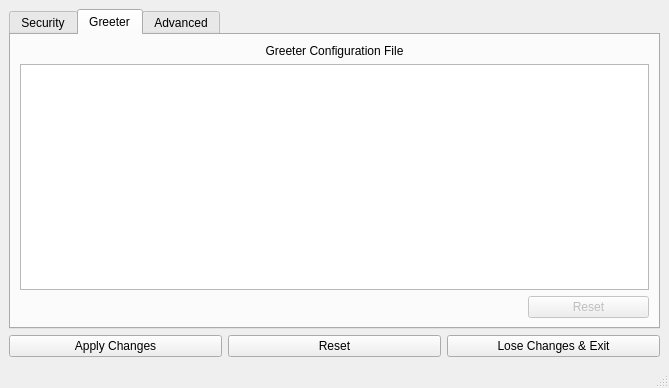
<?xml version="1.0" encoding="UTF-8"?>
<ui version="4.0">
 <class>mnwMain</class>
 <widget class="QMainWindow" name="mnwMain">
  <property name="enabled">
   <bool>true</bool>
  </property>
  <property name="geometry">
   <rect>
    <x>0</x>
    <y>0</y>
    <width>669</width>
    <height>388</height>
   </rect>
  </property>
  <property name="sizePolicy">
   <sizepolicy hsizetype="Minimum" vsizetype="Minimum">
    <horstretch>0</horstretch>
    <verstretch>0</verstretch>
   </sizepolicy>
  </property>
  <property name="focusPolicy">
   <enum>Qt::NoFocus</enum>
  </property>
  <property name="windowTitle">
   <string>Chrubix</string>
  </property>
  <property name="unifiedTitleAndToolBarOnMac">
   <bool>true</bool>
  </property>
  <widget class="QWidget" name="centralwidget">
   <layout class="QGridLayout" name="gridLayout_3">
    <item row="1" column="2">
     <widget class="QPushButton" name="btnExitWithoutSaving">
      <property name="layoutDirection">
       <enum>Qt::LeftToRight</enum>
      </property>
      <property name="text">
       <string>Lose Changes &amp;&amp; Exit</string>
      </property>
      <property name="icon">
       <iconset resource="resources.qrc">
        <normaloff>:/filequit.png</normaloff>:/filequit.png</iconset>
      </property>
     </widget>
    </item>
    <item row="1" column="0">
     <widget class="QPushButton" name="btnApplyAppChanges">
      <property name="text">
       <string>Apply Changes</string>
      </property>
      <property name="icon">
       <iconset resource="resources.qrc">
        <normaloff>:/filesave.png</normaloff>:/filesave.png</iconset>
      </property>
     </widget>
    </item>
    <item row="0" column="0" colspan="3">
     <widget class="QTabWidget" name="tabWidget">
      <property name="sizePolicy">
       <sizepolicy hsizetype="Preferred" vsizetype="Preferred">
        <horstretch>0</horstretch>
        <verstretch>0</verstretch>
       </sizepolicy>
      </property>
      <property name="currentIndex">
       <number>1</number>
      </property>
      <property name="usesScrollButtons">
       <bool>false</bool>
      </property>
      <widget class="QWidget" name="tabSecurity">
       <attribute name="title">
        <string>Security</string>
       </attribute>
       <layout class="QGridLayout" name="gridLayout_7">
        <item row="0" column="0">
         <widget class="QGroupBox" name="gbxSystemwideEncryption">
          <property name="title">
           <string>Systemwide Encryption</string>
          </property>
          <layout class="QGridLayout" name="gridLayout_4">
           <item row="1" column="2">
            <widget class="QToolButton" name="btnChangeRootPassword">
             <property name="toolTip">
              <string>Change root password</string>
             </property>
             <property name="statusTip">
              <string>Click here to change the root partition's password</string>
             </property>
             <property name="text">
              <string>...</string>
             </property>
             <property name="iconSize">
              <size>
               <width>24</width>
               <height>24</height>
              </size>
             </property>
            </widget>
           </item>
           <item row="1" column="1">
            <spacer name="horizontalSpacer_4">
             <property name="orientation">
              <enum>Qt::Horizontal</enum>
             </property>
             <property name="sizeHint" stdset="0">
              <size>
               <width>40</width>
               <height>20</height>
              </size>
             </property>
            </spacer>
           </item>
           <item row="1" column="0">
            <widget class="QCheckBox" name="chkEncryptedRootPartition">
             <property name="text">
              <string>Encrypted root partition</string>
             </property>
            </widget>
           </item>
           <item row="3" column="0" colspan="2">
            <widget class="QCheckBox" name="chkRootKeyTD">
             <property name="text">
              <string>Store part of key on thumb drive</string>
             </property>
            </widget>
           </item>
           <item row="3" column="2">
            <widget class="QToolButton" name="btnChooseRootKeyTD">
             <property name="enabled">
              <bool>true</bool>
             </property>
             <property name="toolTip">
              <string>Choose the thumb drive</string>
             </property>
             <property name="statusTip">
              <string>Insert a thumb drive and click the button to choose the new thumb drive</string>
             </property>
             <property name="text">
              <string>...</string>
             </property>
             <property name="iconSize">
              <size>
               <width>24</width>
               <height>24</height>
              </size>
             </property>
             <property name="autoRaise">
              <bool>false</bool>
             </property>
            </widget>
           </item>
          </layout>
         </widget>
        </item>
        <item row="1" column="0">
         <widget class="QGroupBox" name="gbxTamperResistance">
          <property name="title">
           <string>Tamper Resistance</string>
          </property>
          <layout class="QGridLayout" name="gridLayout_6">
           <item row="0" column="0" colspan="2">
            <widget class="QCheckBox" name="chkKernelSignedInTriplicate">
             <property name="minimumSize">
              <size>
               <width>0</width>
               <height>0</height>
              </size>
             </property>
             <property name="text">
              <string>Kernel is signed in triplicate</string>
             </property>
            </widget>
           </item>
           <item row="3" column="0">
            <widget class="QCheckBox" name="chkUseDuressPassword">
             <property name="minimumSize">
              <size>
               <width>0</width>
               <height>0</height>
              </size>
             </property>
             <property name="toolTip">
              <string>Duress password will nuke disk</string>
             </property>
             <property name="statusTip">
              <string>To nuke the home partition suerreptisiously, prefix/postfix real password with duress password</string>
             </property>
             <property name="text">
              <string>Duress password</string>
             </property>
            </widget>
           </item>
           <item row="1" column="0">
            <widget class="QCheckBox" name="chkHardwareIsWhitelisted">
             <property name="minimumSize">
              <size>
               <width>0</width>
               <height>0</height>
              </size>
             </property>
             <property name="text">
              <string>Hardware is whitelisted</string>
             </property>
            </widget>
           </item>
           <item row="3" column="1">
            <widget class="QToolButton" name="btnChangeDuressPassword">
             <property name="text">
              <string>...</string>
             </property>
             <property name="iconSize">
              <size>
               <width>24</width>
               <height>24</height>
              </size>
             </property>
            </widget>
           </item>
           <item row="1" column="1">
            <widget class="QToolButton" name="btnRegenerateWhitelist">
             <property name="toolTip">
              <string>Regenerate whitelist</string>
             </property>
             <property name="statusTip">
              <string>Accept all currently connected devices in future. All others are rejected at boot-time.</string>
             </property>
             <property name="text">
              <string>...</string>
             </property>
            </widget>
           </item>
           <item row="2" column="0" colspan="2">
            <widget class="QCheckBox" name="chkObfuscateFilesystemMarkers">
             <property name="minimumSize">
              <size>
               <width>0</width>
               <height>0</height>
              </size>
             </property>
             <property name="text">
              <string>Obfuscate filesystem markers</string>
             </property>
            </widget>
           </item>
          </layout>
         </widget>
        </item>
        <item row="1" column="1">
         <widget class="QGroupBox" name="gbxForTheParanoid">
          <property name="title">
           <string>For the Paranoid</string>
          </property>
          <layout class="QGridLayout" name="gridLayout_8">
           <item row="1" column="0" colspan="3">
            <widget class="QCheckBox" name="chkStoreFreenetAndI2pOnHome">
             <property name="text">
              <string>Store Freenet and I2P on home partition</string>
             </property>
            </widget>
           </item>
           <item row="0" column="0" colspan="3">
            <widget class="QCheckBox" name="chkUseDropboxWhenEncryptingHome">
             <property name="text">
              <string>Store part of the home key online</string>
             </property>
            </widget>
           </item>
           <item row="2" column="2">
            <widget class="QSpinBox" name="spiNoofPanicPushesRequired">
             <property name="maximumSize">
              <size>
               <width>16777215</width>
               <height>16777215</height>
              </size>
             </property>
             <property name="layoutDirection">
              <enum>Qt::RightToLeft</enum>
             </property>
             <property name="buttonSymbols">
              <enum>QAbstractSpinBox::UpDownArrows</enum>
             </property>
             <property name="suffix">
              <string> pushes</string>
             </property>
             <property name="prefix">
              <string>takes </string>
             </property>
             <property name="minimum">
              <number>3</number>
             </property>
             <property name="maximum">
              <number>20</number>
             </property>
            </widget>
           </item>
           <item row="2" column="0" colspan="2">
            <widget class="QCheckBox" name="chkPanicButton">
             <property name="toolTip">
              <string>Power button doubles as a panic button</string>
             </property>
             <property name="statusTip">
              <string>To nuke the laptop's disk, push the Power button N times in as many seconds</string>
             </property>
             <property name="text">
              <string>Panic button</string>
             </property>
            </widget>
           </item>
          </layout>
         </widget>
        </item>
        <item row="0" column="1">
         <widget class="QGroupBox" name="gbxHomeEncryption">
          <property name="title">
           <string>Home Encryption</string>
          </property>
          <layout class="QGridLayout" name="gridLayout_5">
           <item row="4" column="3">
            <widget class="QToolButton" name="btnChangeHomePassword">
             <property name="toolTip">
              <string>Change home password</string>
             </property>
             <property name="statusTip">
              <string>Click here to change the home partition's password</string>
             </property>
             <property name="text">
              <string>...</string>
             </property>
             <property name="iconSize">
              <size>
               <width>24</width>
               <height>24</height>
              </size>
             </property>
            </widget>
           </item>
           <item row="4" column="2">
            <spacer name="horizontalSpacer_3">
             <property name="orientation">
              <enum>Qt::Horizontal</enum>
             </property>
             <property name="sizeHint" stdset="0">
              <size>
               <width>40</width>
               <height>20</height>
              </size>
             </property>
            </spacer>
           </item>
           <item row="4" column="1">
            <widget class="QCheckBox" name="chkEncryptedHomePartition">
             <property name="text">
              <string>Encrypted home partition</string>
             </property>
            </widget>
           </item>
           <item row="5" column="3">
            <widget class="QToolButton" name="btnChooseHomeKeyTD">
             <property name="text">
              <string>...</string>
             </property>
            </widget>
           </item>
           <item row="5" column="1" colspan="2">
            <widget class="QCheckBox" name="chkHomeKeyTD">
             <property name="text">
              <string>Store part of key on thumb drive</string>
             </property>
            </widget>
           </item>
          </layout>
         </widget>
        </item>
       </layout>
       <zorder>gbxSystemwideEncryption</zorder>
       <zorder>chkEncryptedHomePartition</zorder>
       <zorder>chkEncryptedRootPartition</zorder>
       <zorder>gbxHomeEncryption</zorder>
       <zorder>gbxTamperResistance</zorder>
       <zorder>gbxForTheParanoid</zorder>
      </widget>
      <widget class="QWidget" name="tabGreeter">
       <attribute name="title">
        <string>Greeter</string>
       </attribute>
       <layout class="QGridLayout" name="gridLayout">
        <item row="3" column="4">
         <widget class="QPushButton" name="btnResetLxdmSettings">
          <property name="enabled">
           <bool>false</bool>
          </property>
          <property name="text">
           <string>Reset</string>
          </property>
          <property name="icon">
           <iconset resource="resources.qrc">
            <normaloff>:/reset.png</normaloff>:/reset.png</iconset>
          </property>
         </widget>
        </item>
        <item row="2" column="0" colspan="5">
         <widget class="QPlainTextEdit" name="pteLxdmSettings">
          <property name="plainText">
           <string>
</string>
          </property>
         </widget>
        </item>
        <item row="1" column="0" colspan="5">
         <widget class="QLabel" name="label_2">
          <property name="text">
           <string>Greeter Configuration File</string>
          </property>
          <property name="alignment">
           <set>Qt::AlignCenter</set>
          </property>
         </widget>
        </item>
        <item row="3" column="0" colspan="4">
         <spacer name="horizontalSpacer_2">
          <property name="orientation">
           <enum>Qt::Horizontal</enum>
          </property>
          <property name="sizeHint" stdset="0">
           <size>
            <width>40</width>
            <height>20</height>
           </size>
          </property>
         </spacer>
        </item>
       </layout>
      </widget>
      <widget class="QWidget" name="tabAdvanced">
       <attribute name="title">
        <string>Advanced</string>
       </attribute>
      </widget>
     </widget>
    </item>
    <item row="1" column="1">
     <widget class="QPushButton" name="btnResetAll">
      <property name="text">
       <string>Reset</string>
      </property>
      <property name="icon">
       <iconset resource="resources.qrc">
        <normaloff>:/reset.png</normaloff>:/reset.png</iconset>
      </property>
      <property name="iconSize">
       <size>
        <width>18</width>
        <height>19</height>
       </size>
      </property>
     </widget>
    </item>
   </layout>
  </widget>
  <widget class="QStatusBar" name="statusbar">
   <property name="focusPolicy">
    <enum>Qt::WheelFocus</enum>
   </property>
  </widget>
  <action name="actionExit">
   <property name="text">
    <string>Exit</string>
   </property>
  </action>
  <action name="actionChangePwDisk">
   <property name="text">
    <string>Disk</string>
   </property>
  </action>
  <action name="actionChangePwRoot">
   <property name="text">
    <string>Root</string>
   </property>
  </action>
  <action name="actionChangePwBoom">
   <property name="text">
    <string>Boom</string>
   </property>
  </action>
  <action name="actionDecrypt">
   <property name="text">
    <string>Decrypt Disk</string>
   </property>
  </action>
  <action name="actionWhitelist_ON">
   <property name="text">
    <string>Create Whitelist</string>
   </property>
  </action>
  <action name="actionEncryption">
   <property name="text">
    <string>Decrypt Root Partition</string>
   </property>
  </action>
  <action name="actionWhitelist">
   <property name="checkable">
    <bool>false</bool>
   </property>
   <property name="text">
    <string>Hardware Whitelist</string>
   </property>
  </action>
  <action name="actionObfuscation">
   <property name="text">
    <string>Obfuscate Filesystem</string>
   </property>
  </action>
  <action name="actionBoot_Settings">
   <property name="text">
    <string>Boot Settings</string>
   </property>
  </action>
 </widget>
 <resources>
  <include location="resources.qrc"/>
 </resources>
 <connections/>
</ui>
